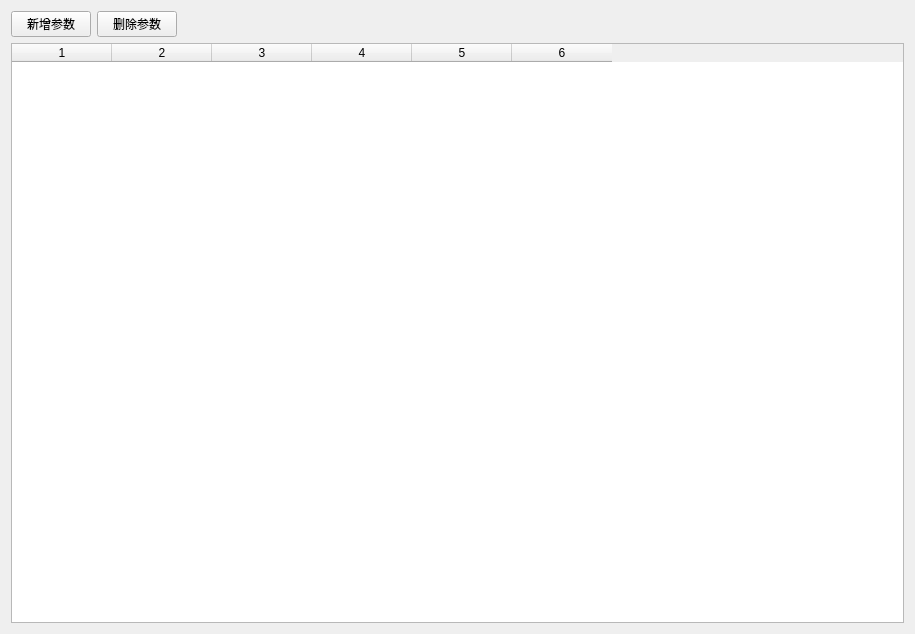
<?xml version="1.0" encoding="UTF-8"?>
<ui version="4.0">
 <class>ParamsDefinedEditor</class>
 <widget class="QWidget" name="ParamsDefinedEditor">
  <property name="geometry">
   <rect>
    <x>0</x>
    <y>0</y>
    <width>915</width>
    <height>634</height>
   </rect>
  </property>
  <property name="windowTitle">
   <string>Form</string>
  </property>
  <layout class="QVBoxLayout" name="verticalLayout">
   <item>
    <layout class="QHBoxLayout" name="horizontalLayout">
     <item>
      <widget class="QPushButton" name="btnAddParams">
       <property name="text">
        <string>新增参数</string>
       </property>
      </widget>
     </item>
     <item>
      <widget class="QPushButton" name="btnDeleteParams">
       <property name="text">
        <string>删除参数</string>
       </property>
      </widget>
     </item>
     <item>
      <spacer name="horizontalSpacer">
       <property name="orientation">
        <enum>Qt::Horizontal</enum>
       </property>
       <property name="sizeHint" stdset="0">
        <size>
         <width>40</width>
         <height>20</height>
        </size>
       </property>
      </spacer>
     </item>
    </layout>
   </item>
   <item>
    <widget class="QTableWidget" name="tableParams">
     <property name="columnCount">
      <number>6</number>
     </property>
     <column/>
     <column/>
     <column/>
     <column/>
     <column/>
     <column/>
    </widget>
   </item>
  </layout>
 </widget>
 <tabstops>
  <tabstop>btnAddParams</tabstop>
  <tabstop>btnDeleteParams</tabstop>
  <tabstop>tableParams</tabstop>
 </tabstops>
 <resources/>
 <connections/>
</ui>
